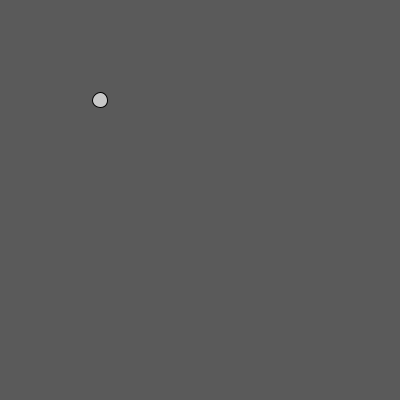
Frame 1 (no input)
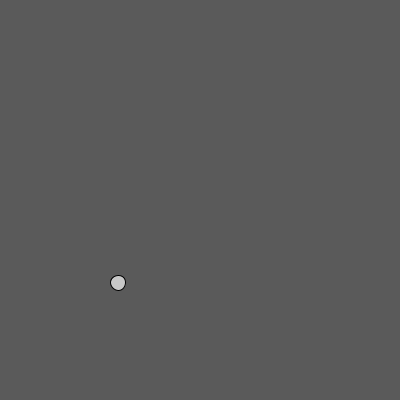
Frame 60 (the mouse pressed at the canvas centre just before this capture)
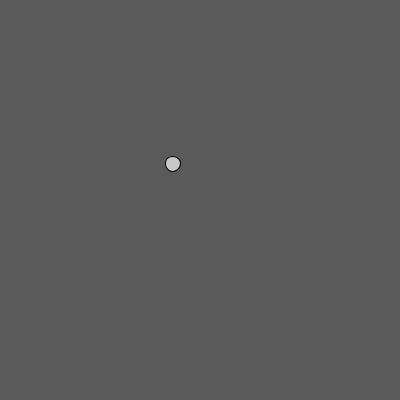
Frame 120 (the mouse held since frame 60 and released just before this capture)

The Processing sketch that drew these frames (run headless with seeded random() and noise(); from frame 60 on, the mouse is pressed at the canvas centre):

// Processing sketch: wind_gravity
// ── wind_gravity.pde
Move m;
void setup(){
  size(400,400);
  m = new Move();  
}
void draw(){
  background(90);
  
  PVector wind = new PVector(0.01,0);
  PVector grav = new PVector(0,0.1);
  m.applyForce(wind);
  m.applyForce(grav);
  m.update();
  m.check();
  m.disp();
}
class Move
{  
  PVector vel;
  PVector loc;
  PVector acc;
  float mass;
  
  Move(){
    vel = new PVector(0,0);
    loc = new PVector(100,100);
    acc = new PVector(0,0);
    mass = 1;
  }
  
  void applyForce(PVector force) {
    PVector f = PVector.div(force,mass);
    acc.add(f);
  }
  void disp(){
    fill(200);
    ellipse(loc.x,loc.y,mass*15,mass*15);
  }

  void check(){
    if(loc.x < 0){
      loc.x = 0;
      vel.x *= -1;      
    }
   else if(loc.x > width){
     vel.x *= -1;
     loc.x = width;
   }
   if(loc.y > height){
     vel.y *= -1;
     loc.y = height;      
   }  
  }

  void update(){
    vel.add(acc);
    loc.add(vel);
    acc.mult(0);
    
  }
}
